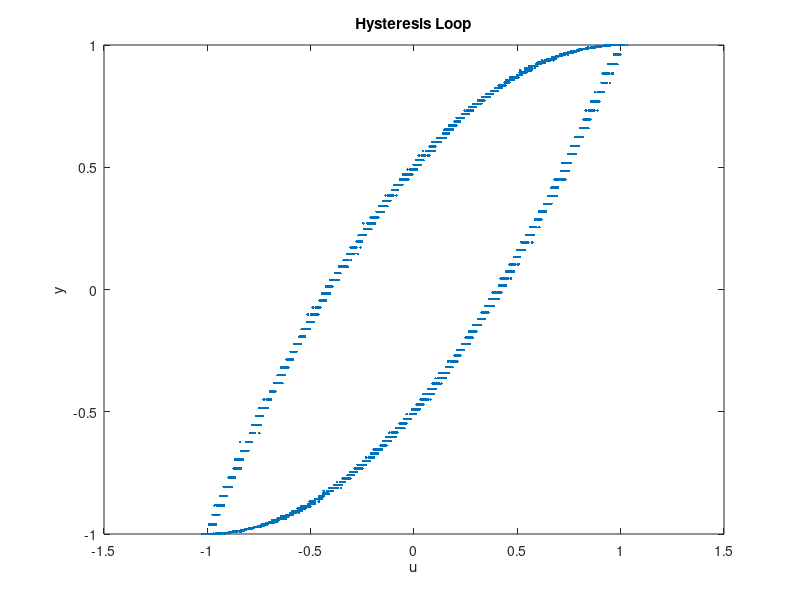
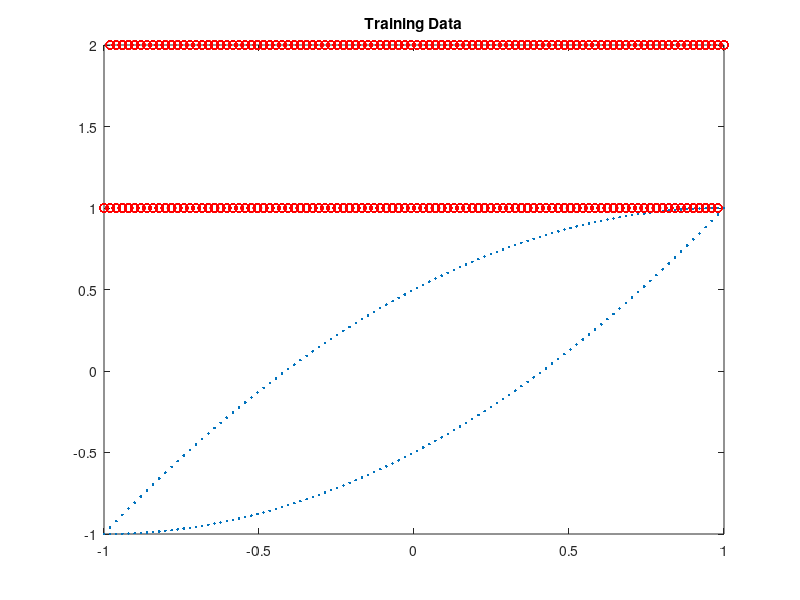
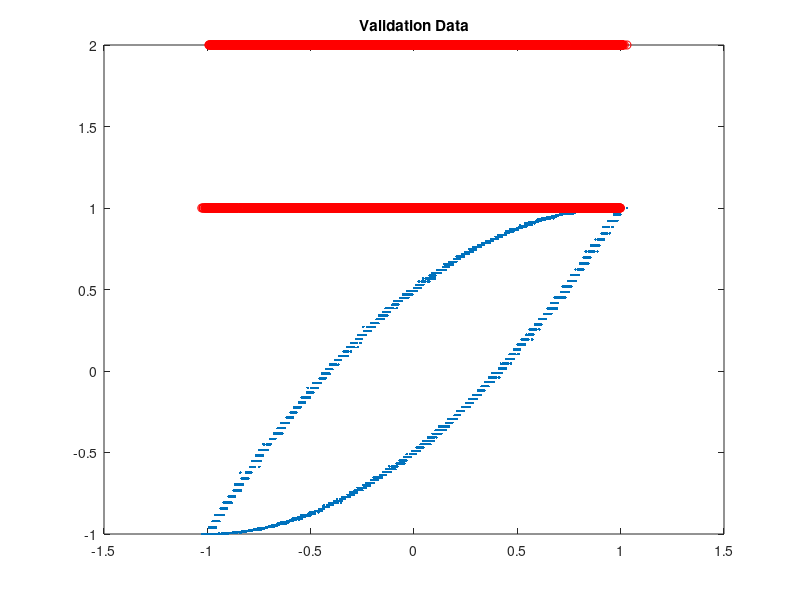
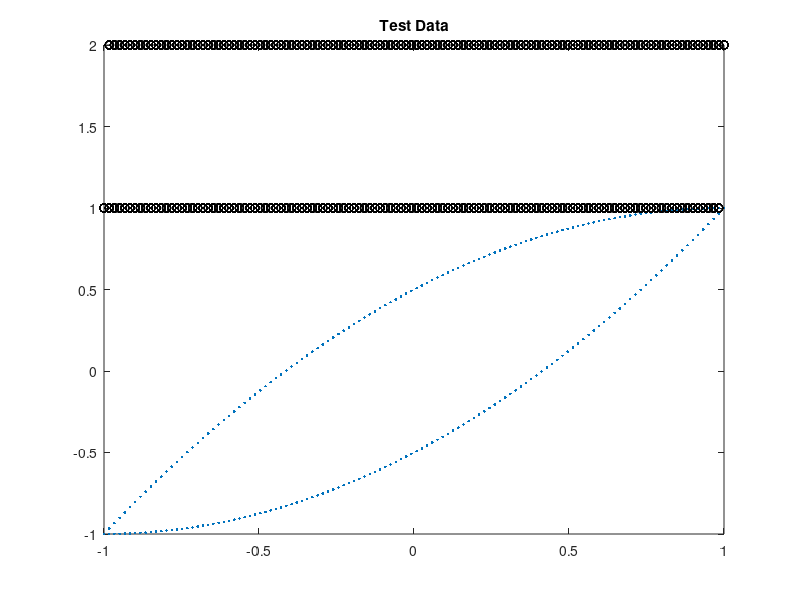

Source code (MATLAB) for these figures, in order:
function generateContinuousHysteresisLoop()

%Number of Modes:
K = 2;
name = 'continuousHysteresisLoop';
%% Generate Validation Set
transitions = 40; %number of transitions

N = 2051+2045; %number of smaples

ufwd = linspace(-1,1,N/transitions); %generate equally spaced data set
ubwd = flip(ufwd); % flip the data set
u = repmat([ufwd,ubwd],1,transitions/2);

N = length(u);
m = zeros(1,N+1);
m(1) = 1;
y = zeros(size(u));

for i=1:N
y(i) = behaviour(u(i),m(i));  
m(i+1) = modeTransition(u(i),m(i));
end
m=m(1,1:end-1);

transitionsTest = sum(abs(diff(m)));
assert(transitionsTest == transitions,'not the amount of designed transitions');

figure(1); clf;
plot(u,y,'.')
hold on
plot(u,m,'ro')
title('Training Data')

newFilename = [name,'_val.mat'];
save(newFilename,'m','u','y','K');

%% Generate Training Data: Add noise to u values
multi = 1/100;
rng(1)
u = multi*randn(1,N)+u;
figure(2); clf;
plot(u,y,'.')
hold on
plot(u,m,'ro')
title('Validation Data')

newFilename = [name,'_train.mat'];
save(newFilename,'m','u','y','K');

figure(12); clf;
plot(u,y,'.')
xlabel('u')
ylabel('y')
title('Hysteresis Loop')
typeofPlot = 'u_y_m';
options.Format = 'eps';
hgexport(gcf,[name,'_',typeofPlot,'.eps'],options);
  
  
%% Generate Test data: u values in different range
transitions = 34;
N = 4100;

ufwd = linspace(-1.0,1.0,N/transitions); %generate sinusoid wave
ubwd = flip(ufwd);
u = repmat([ufwd,ubwd],1,transitions/2);

N = length(u);
m = zeros(1,N+1);
m(1) = 1;
y = zeros(size(u));

for i=1:N
y(i) = behaviour(u(i),m(i));  
m(i+1) = modeTransition(u(i),m(i));
end
m=m(1,1:end-1);

figure(3); clf;
plot(u,y,'.')
hold on
plot(u,m,'ko')
title('Test Data')
transitionsTest = sum(abs(diff(m)));
assert(transitionsTest == transitions,'not the amount of designed transitions');



newFilename = [name,'_test.mat'];
save(newFilename,'m','u','y','K');

end

function newmode = modeTransition(u,mode)
if(mode == 1)
  if(u > 0.98)
    newmode = 2;
  else
    newmode = 1;
  end
else %mode == 2
  if(u < -0.98)
    newmode = 1;
  else
    newmode = 2;
  end
end
end

function [ynew] = behaviour(u,mode)
if(mode == 1)
    ynew = 0.5*u^2+u-0.5;
else %mode == 2
    ynew = -0.5*u^2+u+0.5;
end
end
